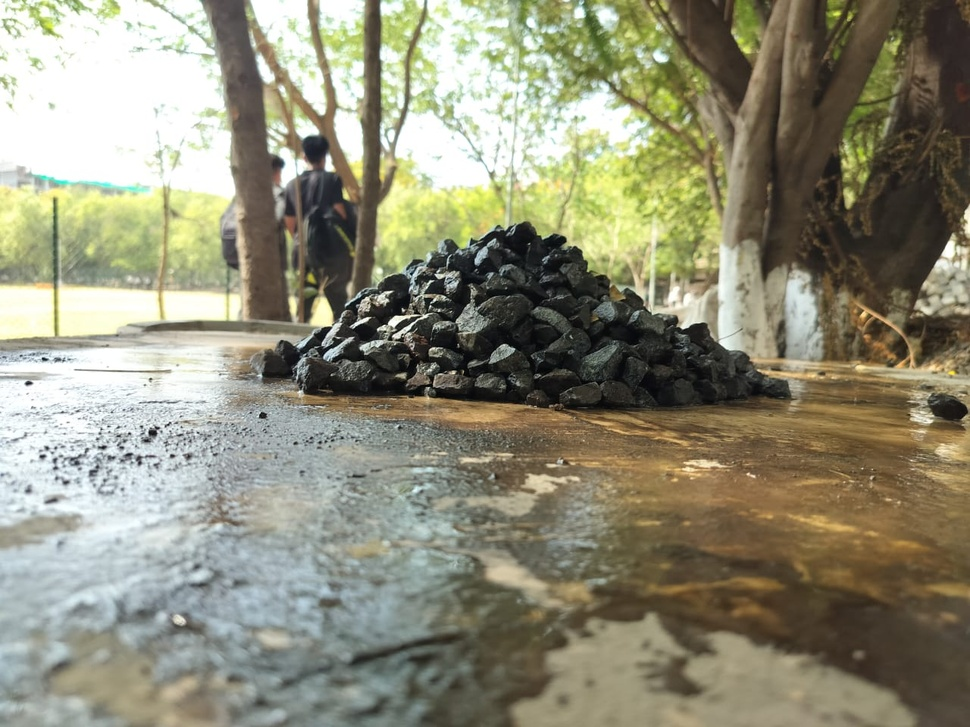
#> input picture Images/12320front.jpg, 970 x 727 px, shrunk from 1280 x 960 before the run
$ python -i EdgeDetection.py   (imports and definitions only)
#> lines starting #> are read from the running program, lines starting #| are printed output that depends on the picture
#> in process_image_edge_detection, cv_image is the input picture: shape (727, 970, 3); mean B, G, R 120.6, 141.7, 143.4
import cv2
import numpy as np
import os
import time
import matplotlib.pyplot as plt
from matplotlib.figure import Figure
import matplotlib

# [1 line not run here, left out]


def process_with_canny(image, low_threshold=50, high_threshold=150, aperture_size=3):
    """
    Process image using Canny edge detection

    Parameters:
    - image: Input image
    - low_threshold: Lower threshold for the hysteresis procedure
    - high_threshold: Upper threshold for the hysteresis procedure
    - aperture_size: Aperture size for the Sobel operator

    Returns:
    - edges: Edge-detected image
    - processing_time: Time taken for processing
    - aperture_size: Aperture size used (potentially adjusted)
    """
#> called with low_threshold = 150, high_threshold = 120, aperture_size = 3
    start_time = time.time()

    # Convert to grayscale if needed
    if len(image.shape) == 3:
        gray = cv2.cvtColor(image, cv2.COLOR_BGR2GRAY)
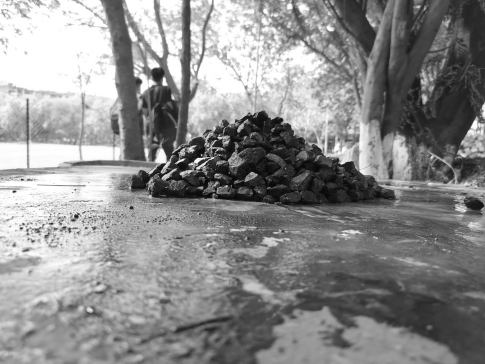
#> gray: shape (727, 970) (shown at 1/2 size); min 0, max 255, mean 139.8
    else:
        gray = image

    # Apply Gaussian blur to reduce noise (particularly important for sand/gravel textures)
    blurred = cv2.GaussianBlur(gray, (5, 5), 0)

    # Apply Canny edge detection
    edges = cv2.Canny(blurred, low_threshold, high_threshold, apertureSize=aperture_size)
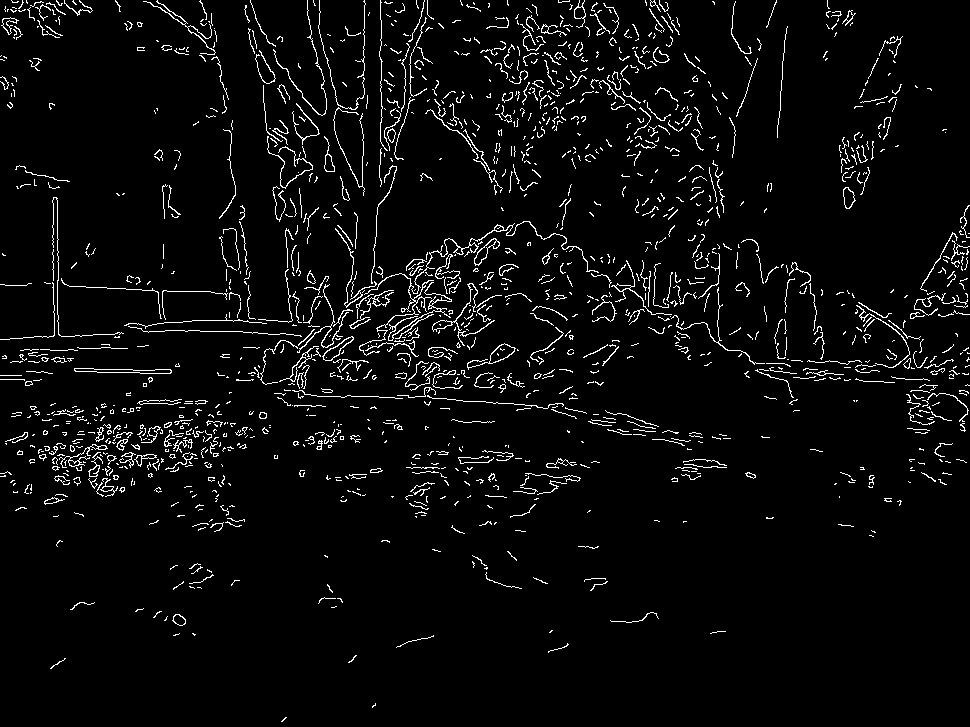
#> edges: shape (727, 970); 4.2% white in thin lines or dots

    # Check if edges are detected properly, if not, adjust aperture size
    edge_pixels = np.count_nonzero(edges)
#> edge_pixels = 29866
    edge_percentage = edge_pixels / (edges.shape[0] * edges.shape[1])
#> edge_percentage = 0.0424

    # If very few edges are detected (less than 1% of image), try with aperture_size=5
    if edge_percentage < 0.01 and aperture_size == 3:
        aperture_size = 5
        edges = cv2.Canny(blurred, low_threshold, high_threshold, apertureSize=aperture_size)

        # If still few edges, try with modified thresholds
        edge_pixels = np.count_nonzero(edges)
        edge_percentage = edge_pixels / (edges.shape[0] * edges.shape[1])
        if edge_percentage < 0.01:
            # Try with lower thresholds
            edges = cv2.Canny(blurred, low_threshold * 0.5, high_threshold * 0.8, apertureSize=aperture_size)

    processing_time = time.time() - start_time

    return edges, processing_time, aperture_size


def save_edge_detection_result(original_image, edge_image, output_path):
    """
    Save edge detection result as comparison image

    Parameters:
    - original_image: Original input image
    - edge_image: Edge-detected image
    - output_path: Path to save the result

    Returns:
    - bool: Success status
    """
    try:
        # Create figure for matplotlib
        fig = Figure(figsize=(10, 6))

        # Add subplots
        ax1 = fig.add_subplot(121)
        ax2 = fig.add_subplot(122)

        # Display original image
        if len(original_image.shape) == 3:
            ax1.imshow(cv2.cvtColor(original_image, cv2.COLOR_BGR2RGB))
        else:
            ax1.imshow(original_image, cmap='gray')

        ax1.set_title("Original Image")
        ax1.axis('off')

        # Display edge image
        ax2.imshow(edge_image, cmap='gray')
        ax2.set_title("Edge Detection")
        ax2.axis('off')

        fig.tight_layout()
        fig.savefig(output_path)

        return True
    except Exception as e:
        print(f"Error saving edge detection result: {e}")
        return False


def process_image_edge_detection(image_path, output_folder='output', low_threshold=150, high_threshold=120,
                                 aperture_size=3):
    """
    Process an image with edge detection and save results

    Parameters:
    - image_path: Path to input image
    - output_folder: Folder to save results
    - low_threshold: Lower threshold for Canny
    - high_threshold: Upper threshold for Canny
    - aperture_size: Aperture size for Sobel operator

    Returns:
    - dict: Results including paths to saved images and processing details
    """
    # Create output directory if it doesn't exist
    os.makedirs(output_folder, exist_ok=True)

    # Load image
    cv_image = cv2.imread(image_path)
    if cv_image is None:
        return {'error': f"Could not load image: {image_path}"}

    # Get base filename
    filename = os.path.basename(image_path)
    name, ext = os.path.splitext(filename)

    # Process with Canny using provided parameters
    edge_image, processing_time, aperture_used = process_with_canny(
        cv_image,
        low_threshold=low_threshold,
        high_threshold=high_threshold,
        aperture_size=aperture_size
    )
#> processing_time = 0.0887; aperture_used = 3

    # Save edge image
    edge_path = os.path.join(output_folder, f"{name}_edges{ext}")
    cv2.imwrite(edge_path, edge_image)

    # Save original image (added from edge.py)
    original_path = os.path.join(output_folder, f"{name}_original{ext}")
    cv2.imwrite(original_path, cv_image)

    # Save comparison image
    comparison_path = os.path.join(output_folder, f"{name}_comparison.jpg")
    save_edge_detection_result(cv_image, edge_image, comparison_path)

    return {
        'original_image_path': original_path,
        'edge_image_path': edge_path,
        'comparison_path': comparison_path,
        'processing_time': processing_time,
        'aperture_size_used': aperture_used
    }

>>> result = process_image_edge_detection('../../Images/12320front.jpg')
#> result = {'original_image_path': 'output/12320front_original.jpg', 'edge_image_path': 'output/12320front_edges.jpg', 'comparison_path': 'output/12320front_comparison.jpg', 'processing_time': 0.0887, 'aperture_size_used': 3}

$ run again, on Images/14320Front.jpg
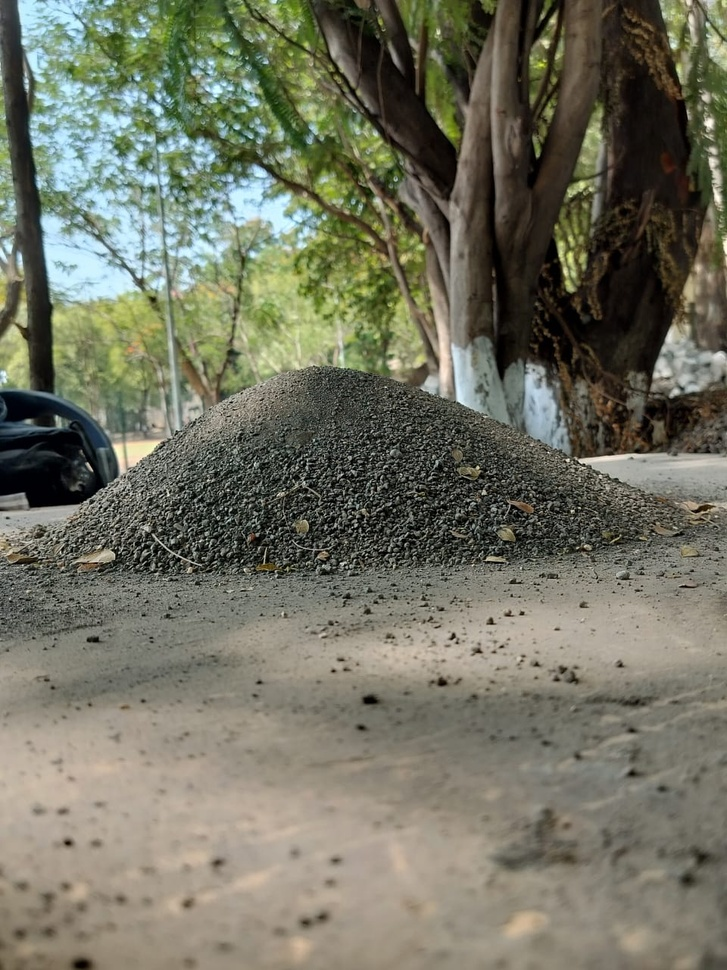
#> input picture Images/14320Front.jpg, 727 x 970 px, shrunk from 960 x 1280 before the run
#> in process_image_edge_detection, cv_image is the input picture: shape (970, 727, 3); mean B, G, R 98.1, 114.6, 114
#> in process_with_canny, `gray = cv2.cvtColor(image, cv2.COLOR_BGR2GRAY)`:
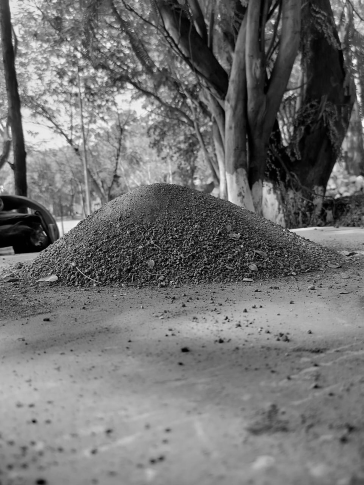
#> gray: shape (970, 727) (shown at 1/2 size); min 0, max 253, mean 112.5
#> in process_with_canny, `edges = cv2.Canny(blurred, low_threshold, high_threshold, apertureSize..`:
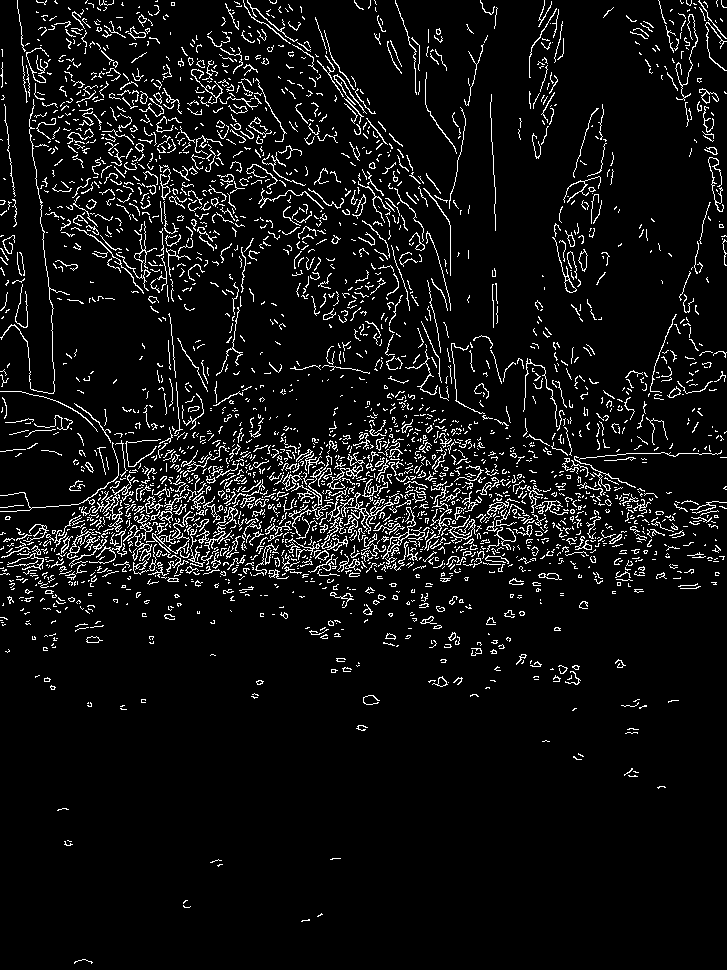
#> edges: shape (970, 727); 6.8% white in thin lines or dots
#> edge_pixels = 48060
#> edge_percentage = 0.0682
#> processing_time = 0.0896; aperture_used = 3
#> result = {'original_image_path': 'output/14320Front_original.jpg', 'edge_image_path': 'output/14320Front_edges.jpg', 'comparison_path': 'output/14320Front_comparison.jpg', 'processing_time': 0.0896, 'aperture_size_used': 3}

$ run again, on Images/26front.jpg
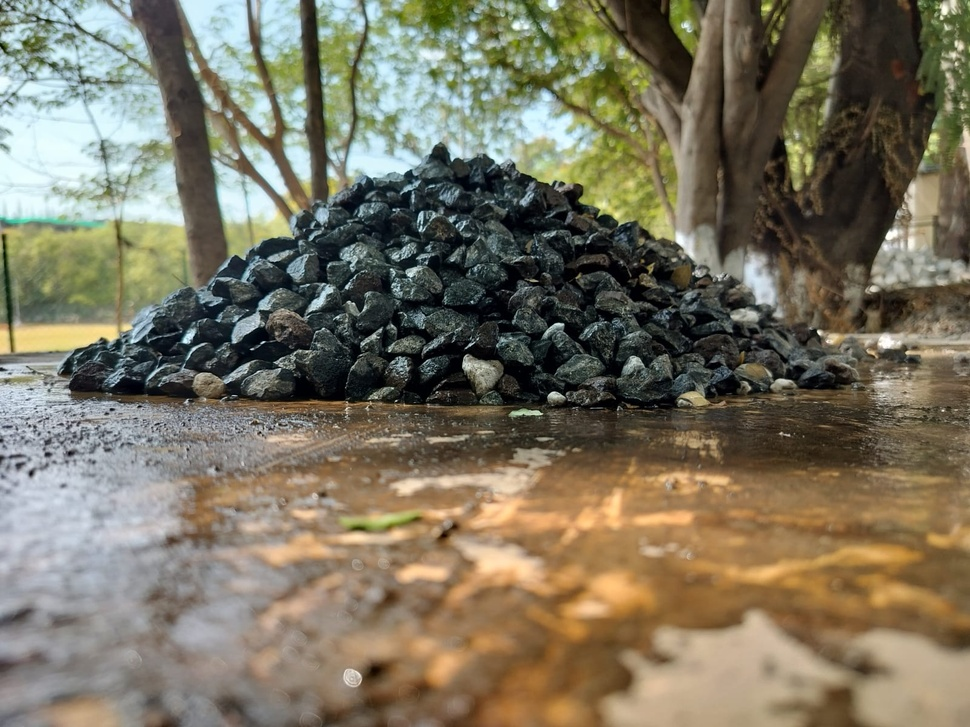
#> input picture Images/26front.jpg, 970 x 727 px, shrunk from 1600 x 1200 before the run
#> in process_image_edge_detection, cv_image is the input picture: shape (727, 970, 3); mean B, G, R 97.6, 116.6, 122.8
#> in process_with_canny, `gray = cv2.cvtColor(image, cv2.COLOR_BGR2GRAY)`:
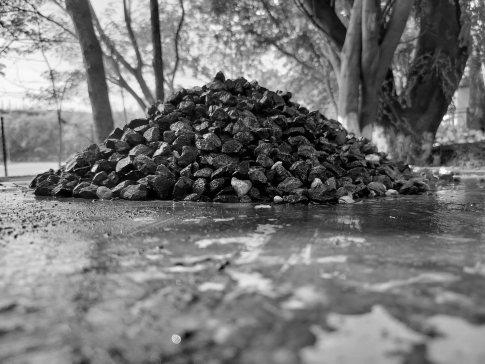
#> gray: shape (727, 970) (shown at 1/2 size); min 0, max 255, mean 116.3
#> in process_with_canny, `edges = cv2.Canny(blurred, low_threshold, high_threshold, apertureSize..`:
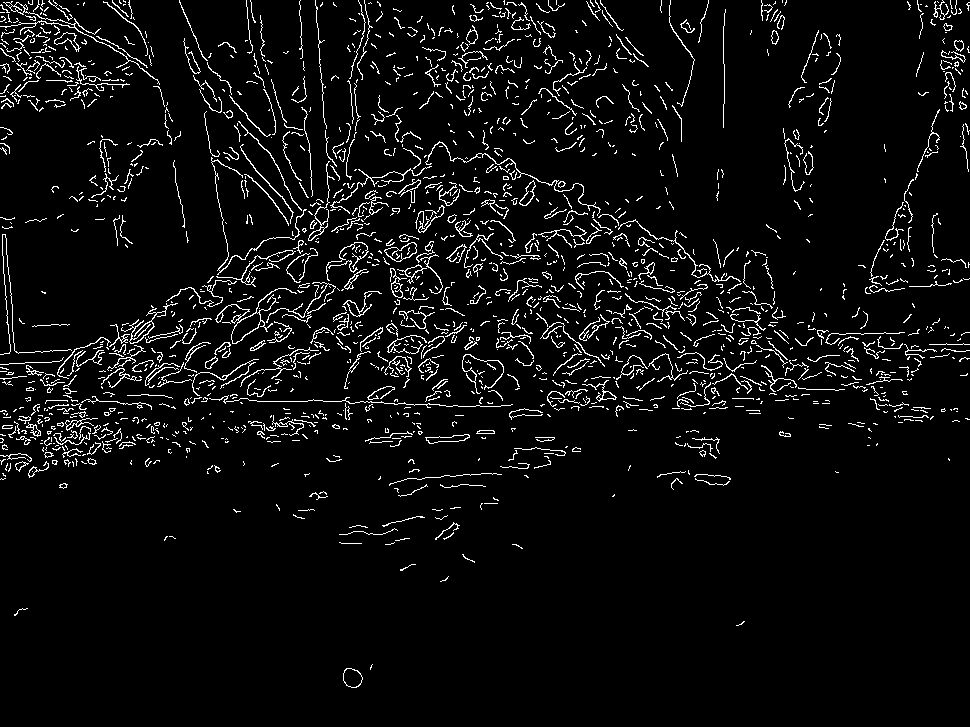
#> edges: shape (727, 970); 5.1% white in thin lines or dots
#> edge_pixels = 36284
#> edge_percentage = 0.0515
#> processing_time = 0.0848; aperture_used = 3
#> result = {'original_image_path': 'output/26front_original.jpg', 'edge_image_path': 'output/26front_edges.jpg', 'comparison_path': 'output/26front_comparison.jpg', 'processing_time': 0.0848, 'aperture_size_used': 3}
